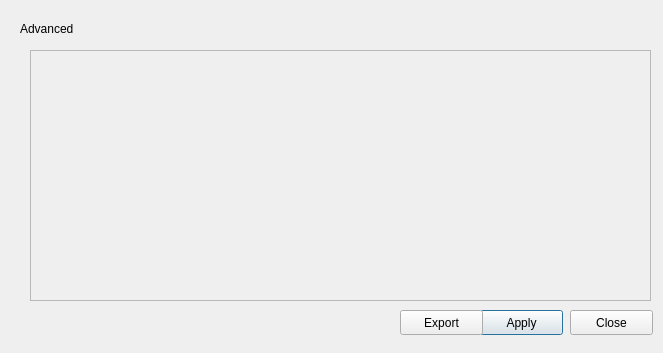
<?xml version="1.0" encoding="UTF-8"?>
<ui version="4.0">
 <class>xmkeys_advanced</class>
 <widget class="QDialog" name="xmkeys_advanced">
  <property name="geometry">
   <rect>
    <x>0</x>
    <y>0</y>
    <width>663</width>
    <height>353</height>
   </rect>
  </property>
  <property name="windowTitle">
   <string>Dialog</string>
  </property>
  <widget class="QLabel" name="label">
   <property name="geometry">
    <rect>
     <x>20</x>
     <y>20</y>
     <width>80</width>
     <height>17</height>
    </rect>
   </property>
   <property name="text">
    <string>Advanced</string>
   </property>
  </widget>
  <widget class="QPushButton" name="applyButton">
   <property name="geometry">
    <rect>
     <x>480</x>
     <y>310</y>
     <width>83</width>
     <height>25</height>
    </rect>
   </property>
   <property name="text">
    <string>Apply</string>
   </property>
  </widget>
  <widget class="QPushButton" name="exportButton">
   <property name="geometry">
    <rect>
     <x>400</x>
     <y>310</y>
     <width>83</width>
     <height>25</height>
    </rect>
   </property>
   <property name="text">
    <string>Export</string>
   </property>
  </widget>
  <widget class="QPushButton" name="closeButton">
   <property name="geometry">
    <rect>
     <x>570</x>
     <y>310</y>
     <width>83</width>
     <height>25</height>
    </rect>
   </property>
   <property name="text">
    <string>Close</string>
   </property>
  </widget>
  <widget class="QScrollArea" name="scrollArea">
   <property name="geometry">
    <rect>
     <x>30</x>
     <y>50</y>
     <width>621</width>
     <height>251</height>
    </rect>
   </property>
   <property name="widgetResizable">
    <bool>true</bool>
   </property>
   <widget class="QWidget" name="scrollAreaWidgetContents">
    <property name="geometry">
     <rect>
      <x>0</x>
      <y>0</y>
      <width>619</width>
      <height>249</height>
     </rect>
    </property>
   </widget>
  </widget>
 </widget>
 <resources/>
 <connections/>
</ui>
